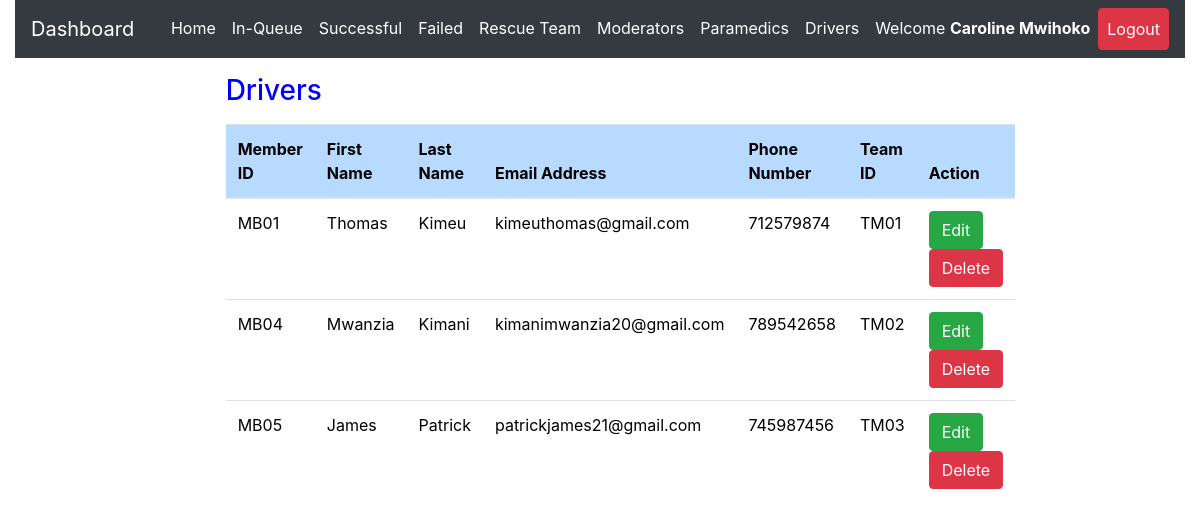
Page /admin/drivers.php (signed in) on the committed database.
### tables this page shows
CREATE TABLE `rescue_team_members` (
  `id` int(20) NOT NULL,
  `member_id` varchar(50) NOT NULL,
  `fname` varchar(255) NOT NULL,
  `lname` varchar(255) NOT NULL,
  `email` varchar(50) NOT NULL,
  `phone` int(15) NOT NULL,
  `role_id` varchar(50) NOT NULL,
  `rescue_team_id` varchar(50) NOT NULL,
  `time_of_registration` datetime NOT NULL DEFAULT current_timestamp()
);

### admin/drivers.php (the view, shortened to what this page needs)
<?php
include 'server.php';
?>
<!DOCTYPE html>
<html lang="en">
<?php include './includes/header.php'; ?>
  <body>
    <?php include './includes/navbar.php'; ?>
<div class="row m-3">
  <div class="col-md-2"></div>
  <div class="col-md-7">
<div class="table-responsive-lg">
  <table class="table mt-3" style='color:black; font-weight:normal'>
      <thead>
       <h3 style='color:blue'>Drivers</h3>
          <tr >
            <th scope="col" class="table-primary">Member ID</th>
            <th scope="col" class="table-primary">First Name</th>
            <th scope="col" class="table-primary">Last Name</th>
            <th scope="col" class="table-primary">Email Address</th>
            <th scope="col" class="table-primary">Phone Number</th>
            <th scope="col" class="table-primary">Team ID</th>
            <th scope="col" class="table-primary">Action</th>
          </tr>
        </thead>
        <tbody>
  <?php
  if($_SESSION['admin_id']){
      $data_fetch_query = "SELECT * FROM `rescue_team_members` WHERE role_id='MSU/001A/022'";
      $data_result = mysqli_query($db, $data_fetch_query);
      if ($data_result->num_rows > 0){
          while($row = $data_result->fetch_assoc()) {
              $driver_member_id = $row['member_id'];
      echo "<tr> <td>" .$row["member_id"].  "</td>";
      echo "<td>" .$row["fname"]."</td>";
      echo "<td>" .$row["lname"]."</td>";
      echo "<td>" .$row["email"]."</td>";
      echo "<td>" .$row["phone"]."</td>";
      echo "<td>" .$row["rescue_team_id"]."</td>";
      echo "<td>
      <form method ='POST' action='server.php'>
      <input  type='text' hidden name='driver_member_id' value='$driver_member_id'>
      <input type='submit' value='Edit' name='edit-driver-btn' class='btn btn-success'>
      <input type='submit' value='Delete' name='delete-driver-btn' class='btn btn-danger'>
      </form>
      </td> </tr>";
      }
      }else{
      echo "<td>"."No Requests Found"."</td>";
      }
      } else{
          echo "<td>"."No Data Found"."</td>";
      }
?>
        </tbody>
  </table>
</div>
</div>
<div class="col-md-2"></div>
</div>
  </body>
</html>

### rows in the picture
rescue_team_members: member_id "MB01", fname "Thomas", lname "Kimeu", email "kimeuthomas@gmail.com", phone "712579874", rescue_team "TM01"
rescue_team_members: member_id "MB04", fname "Mwanzia", lname "Kimani", email "kimanimwanzia20@gmail.com", phone "789542658", rescue_team "TM02"
rescue_team_members: member_id "MB05", fname "James", lname "Patrick", email "patrickjames21@gmail.com", phone "745987456", rescue_team "TM03"

### other values in the picture
$_SESSION['admin_firstname'] "Caroline"
$_SESSION['admin_lastname'] "Mwihoko"
